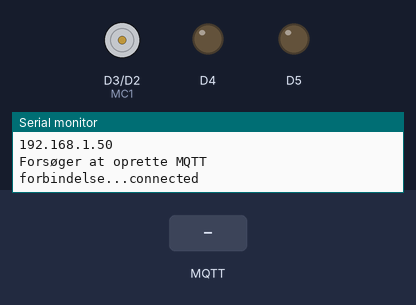
Recording of a sketch running on a simulated Arduino MKR. On the bench: motor-driver pin pairs drawn as motors (green arrow = first pin HIGH = forward, orange = second pin HIGH = backward, longer = more drive, scaled by the enable pin), output pins drawn as LEDs (lit = HIGH), the last lines printed to the serial monitor. The inputs (shaded band) are chosen by the test bench. WiFi joins after 1.5 s; servers stay silent unless stated; no MQTT or app messages arrive unless stated.

Above: at 8.7 s.
8.8 s: MQTT message "Test1" arrives on the first subscribed topic
At 11.0 s:
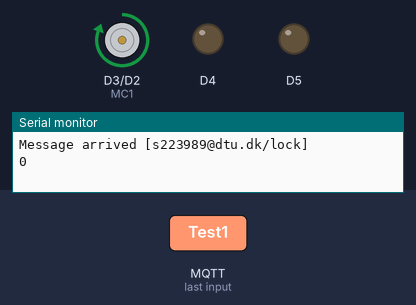
11.3 s: MQTT message "5" arrives on the first subscribed topic
At 13.5 s:
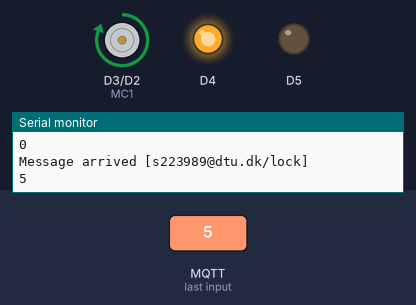
14.3 s: MQTT message "s223989@dtu.dk/lock" arrives on the first subscribed topic
At 17.6 s:
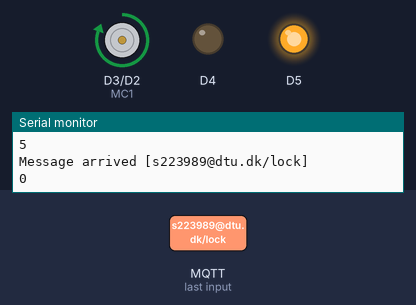
Timing chart, 0 to 22.3 s (numbered marks = the images above; inputs shaded):
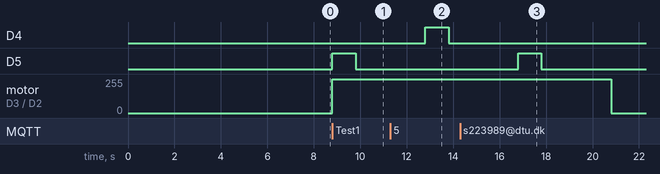

Measured:
- after the input at 8.8 s, D5: LOW → HIGH at once, → LOW 1.0 s later; motor on D3 (MC1) / D2 (MC2): stopped → forward 255/255 at once
- after the input at 11.3 s, D4: LOW → HIGH after 1.5 s, → LOW 1.0 s later; motor on D3 (MC1) / D2 (MC2): stays forward 255/255 (without the input it goes to stopped after 1.5 s)
- after the input at 14.3 s, D5: LOW → HIGH after 2.5 s, → LOW 1.0 s later; motor on D3 (MC1) / D2 (MC2): forward 255/255 → stopped after 6.5 s instead of 2.5 s

The sketch:

Main.ino
```cpp
//////////// Initiering ///////////

//inkluderer nødvendige bibloteker
#include <WiFiNINA.h>
#include <PubSubClient.h>
#include <SPI.h>
#include <ArduinoJson.h>
// Definerer id og password til netværksforbindelse som NodeMCU anvender
char *ssid = "Alb"; //Indsæt navnet på jeres netværk her
const char *password = "aaaaaaaa"; //Indsæt password her
// Definerer information til mqtt serveren
const char *mqtt_server = "maqiatto.com"; //navn på mqtt-server. Find navnet på cloudmqtt-hjemmesiden
const int mqtt_port = 1883; // Definerer porten
const char *mqtt_user = "s223989@dtu.dk"; // Definerer mqtt-brugeren
const char *mqtt_pass = "1234"; // Definerer koden til mqtt-brugeren
const int buttonPin = 7;
String payload; // Definerer variablen 'payload' i det globale scope (payload er navnet på besked-variablen)
int lock = 2;
const int EN=9; //H-Br0 Enable
const int MC1=3; //Motor Control 1
const int MC2=2; //Motor Control 2

int velocity = 255; //Hastighed (0-255)

/////// FUNKTIONSOPSÆTNING ////////
// Opretter en placeholder for callback-funktionen til brug senere. Den rigtige funktion ses længere nede.
void callback(char* byteArraytopic, byte* byteArrayPayload, unsigned int length);

// Opretter en klient der kan forbinde til en specifik internet IP adresse.
WiFiClient espClient; // Initialiserer wifi bibloteket ESP8266Wifi, som er inkluderet under "nødvendige bibloteker"

// Opretter forbindelse til mqtt klienten:
PubSubClient client(mqtt_server, mqtt_port, callback, espClient); // Initialiserer bibloteket for at kunne modtage og sende beskeder til mqtt. Den henter fra definerede mqtt server og port. Den henter fra topic og beskeden payload

///////// CALLBACKFUNKTION ////////
// Definerer callback funktionen der modtager beskeder fra mqtt
// OBS: den her funktion kører hver gang MCU'en modtager en besked via mqtt
void callback(char* byteArraytopic, byte* byteArrayPayload, unsigned int length) {

  // Konverterer indkomne besked (topic) til en string:
  String topic;
  topic = String(byteArraytopic);
  Serial.print("Message arrived [");
  Serial.print(topic);
  Serial.println("] ");
  // Konverterer den indkomne besked (payload) fra en array til en string:
  // Topic == Temperaturmaaler, Topic == Kraftsensor
  if(topic == "s223989@dtu.dk/lock"){
    payload = ""; // Nulstil payload variablen så forloopet ikke appender til en allerede eksisterende payload
    for (int i = 0; i < length; i++) {
      payload += (char)byteArrayPayload[i];
    }
    lock = payload.toInt();
    Serial.println(lock);
  }
}

/////// OPSÆTNING AF WIFI-FORBINDELSE  ///////////
// Opretter forbindelse til WiFi
void setup_wifi() {
  // Forbinder til et WiFi network
  Serial.println();
  Serial.print("Connecting to ");
  Serial.println(ssid);

  while (WiFi.status() != WL_CONNECTED) {
    WiFi.begin(ssid, password);
    delay(5000);
    Serial.print(".");
  }
  Serial.println("");
  Serial.println("WiFi connected");
  Serial.println("IP address: ");
  Serial.println(WiFi.localIP());
}
// Opretter forbindelse til mqtt server. Dette gentages ved manglende forbindelse til WiFi, server osv.
void reconnect() {
  // Fortsætter til forbindelsen er oprettet
  while (!client.connected()) {
    Serial.print("Forsøger at oprette MQTT forbindelse...");

    if (client.connect("Mekatronik24", mqtt_user, mqtt_pass)) { // Forbinder til klient med mqtt bruger og password
      Serial.println("connected");
      // Derudover subsribes til topic "Test" hvor NodeMCU modtager payload beskeder fra
      client.subscribe("s223989@dtu.dk/lock");
      //client.subscribe("Test1");
      // Eller til samtlige topics ved at bruge '#' (Se Power Point fra d. 18. marts)
      // client.subscribe("#");

      // Hvis forbindelsen fejler køres loopet igen efter 5 sekunder indtil forbindelse er oprettet
    } else {
      Serial.print("failed, rc=");
      Serial.print(client.state());
      Serial.println(" try again in 5 seconds");
      // Venter 5 sekunder før den prøver igen
      delay(5000);
    }
  }
}

///////// SETUP ///////////
void setup() {
  Serial.begin(115200); // Åbner serial porten og sætter data raten til 115200 baud
  delay(1000);
  pinMode(4, OUTPUT);
  pinMode(5, OUTPUT);
  pinMode(EN, OUTPUT);
  pinMode(MC1, OUTPUT);
  pinMode(MC2, OUTPUT);
  brake();
  setup_wifi(); // Kører WiFi loopet og forbinder herved.
  client.setServer(mqtt_server, mqtt_port); // Forbinder til mqtt serveren (defineret længere oppe)
  client.setCallback(callback); // Ingangsætter den definerede callback funktion hver gang der er en ny besked på den subscribede "cmd"- topic
}

///////// FUNCTIONS //////////
void turnOnLED(bool LEDSTATE){
  digitalWrite(4, LEDSTATE);
  digitalWrite(5, !LEDSTATE);
  delay(1000);
  digitalWrite(4, LOW);
  digitalWrite(5, LOW);
}

void forward(int rate) //Motor kører frem ved værdi mellem (0-255)
{
  digitalWrite(EN, LOW);
  digitalWrite(MC1, HIGH);
  digitalWrite(MC2, LOW);
  analogWrite(EN, rate);
}

void reverse(int rate) //Motor kører baglæns ved værdi mellem (0-255)
{
  digitalWrite(EN, LOW);
  digitalWrite(MC1, LOW);
  digitalWrite(MC2, HIGH);
  analogWrite(EN, rate);
}

void brake() //Motor bremser
{
  digitalWrite(EN, LOW);
  digitalWrite(MC1, LOW);
  digitalWrite(MC2, LOW);
  digitalWrite(EN, HIGH);
}

/////// LOOP /////////
void loop() {
  if (!client.connected()) {
    reconnect();
  }
  client.loop();
  if(lock != 2){
    forward(velocity);
    turnOnLED(lock);
    delay(3000);
    brake();
    lock = 2;
  }
  // Hvis der opstår problemer med forbindelsen til mqtt broker oprettes forbindelse igen ved at køre client loop
}
```
